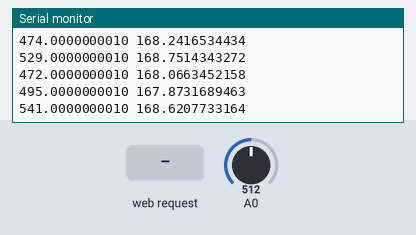
Simulated run of this sketch. Board: ESP8266 (NodeMCU). Parts: the last lines printed to the serial monitor. The inputs (shaded band) are chosen by the test bench; at power-on: A0 = 512. WiFi joins after 1.5 s; servers stay silent unless stated; uploads are accepted with an empty reply; random numbers use the default seed unless the sketch sets one.

Above: at 3.9 s.
4.0 s: A0 set to 716
At 4.23 s:
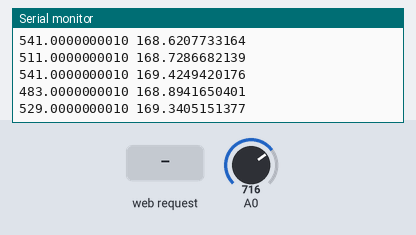
5.5 s: HTTP request GET /data/?u=1&x=1 received
7.0 s: HTTP request GET /data/?u=120&x=120 received
8.5 s: A0 set to 900
At 8.59 s:
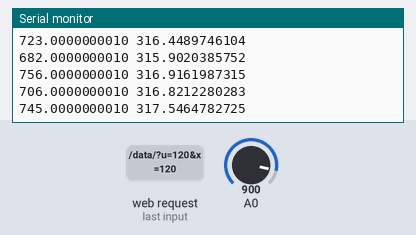
Timing chart, 0 to 11.0 s (numbered marks = the images above; inputs shaded):
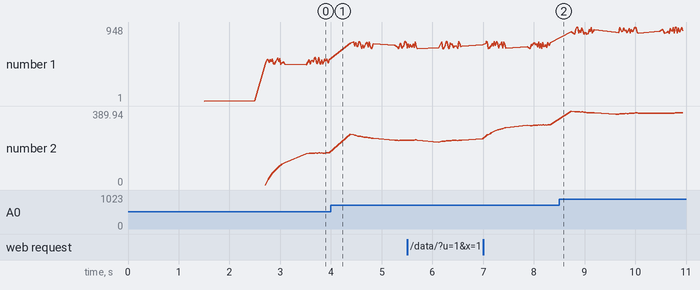

The sketch:

First_Sensor.ino
```cpp
#include <ESP8266WiFi.h>
#include <ESP8266WebServer.h>
#include <EEPROM.h>
#include <string.h>
#include <ESP8266mDNS.h>
//input sensor ID
unsigned int sensorID = 1;
unsigned int nextSensorID = 2;

//connect to next sensor
String _ssid = "sensor" + String(nextSensorID ,DEC);
const char *ssid = _ssid.c_str();//toCharStar(_ssid) ; //SSID STATION MODE
char *password = "123456789"; //Password STATION MODE

//AP for last sensor
String _myssid = "sensor" + String(sensorID );
const char* myssid = _myssid.c_str(); //SSID AP MODE
const char* mypassword = "123456789"; //Password AP MODE

IPAddress hostIP(192,168,nextSensorID,1);
IPAddress apIP(192,168,sensorID,1);

String _host = String("192.") +String("168.")+String(nextSensorID) + String(".1");
String sensorName = String(myssid);
WiFiServer server(80);
ESP8266WebServer serverAP(80);
WiFiClient clientSTA;

//myVar
char estado=0;
float u,x = 0,x_dot ,delta_x,delta_time;
int x_plus_u_lastSensor;
long int last_time = 0;
char intToStr[6];
unsigned long timeout =0;
int last_x,last_u;
int max_time_out = 3500;
int t1,t2;
int timer1_counter;

void handleSensorData()
{
  if (serverAP.hasArg("u") && serverAP.hasArg("x"))  // this is the variable sent from the client
  {
    last_u = serverAP.arg("u").toInt();
    last_x = serverAP.arg("x").toInt();
    serverAP.send(200, "text/html", "Data received");
    x_plus_u_lastSensor = last_x + last_u;
    Calculation();
  }
  serverAP.send(200, "text/html", "<h1>You are connected to sensor</h1>");
}

void Calculation()
{
  u = analogRead(A0) + (int)random(-50, 50);
  delta_time = ((float)(millis() - last_time))/1000.0;
  if (delta_time < 0)
    delta_time = ((float)millis())/1000.0;
  else if(delta_time > 6)     //if delta time > 6 s  ==>> data not valid
    delta_time = 0;

  last_time = millis();
  x_dot = u + x_plus_u_lastSensor - 3*x;
  delta_x = x_dot * delta_time;
  x = x + delta_x;
  Serial.print(u , DEC);Serial.print(" ");Serial.println(x , DEC);
}


void handleReadSensorData()
{
  String htm = "<html> <h1>";
  htm += sensorName;
  htm += " : <br> </h1>" ;
  htm += "sensor filtered value = ";
  htm += String(x);
  htm += "</html>";

  serverAP.send(200, "text/html", htm);
}

void setup()
{
  ESP.wdtDisable();
  Serial.begin(115200);         // Start the Serial communication to send messages to the computer
  delay(500);
  Serial.println('\n');

  WiFi.mode(WIFI_AP_STA);

  //AP
  WiFi.softAPConfig(apIP, apIP, IPAddress(255, 255, 255, 0));

  IPAddress myIP = WiFi.softAP(myssid, mypassword);
  serverAP.on("/data/", HTTP_GET, handleSensorData);
  serverAP.on("/read_data/", HTTP_GET, handleReadSensorData);
  serverAP.begin();

  //Station
  WiFi.begin(ssid, password);


  if (!MDNS.begin(sensorName)) {
    Serial.println("Error setting up MDNS responder!");
    while (1) {
      delay(1000);
    }
  }
  Serial.println("mDNS responder started");

  int i = 0;
  while (WiFi.status() != WL_CONNECTED)
  { // Wait for the Wi-Fi to connect
    delay(1000);
    Serial.print(++i); Serial.print(' ');
  }

  Serial.println('\n');
  Serial.println("Connection established!");
  Serial.print("IP address:\t");
  Serial.println(WiFi.localIP());         // Send the IP address of the ESP8266 to the computer

  clientSTA.connect(hostIP, 82);
  pinMode(A0 , INPUT);
  last_time = millis();

}

void loop()
{

  for(int i = 0; i < 20 ; i++)
  {
    serverAP.handleClient();
    Calculation();
    delay(20);
  }

  int i = 0;
  while (WiFi.status() != WL_CONNECTED)
  { // Wait for the Wi-Fi to connect
    delay(200);
 //.   Serial.print(++i); Serial.print(' ');
  }

  if(estado==0)
  {
    if (WiFi.status() == WL_CONNECTED)
    {
      server.begin();
      server.setNoDelay(true);
      estado=1;
    }
  }

  if(estado==1)
  {
    timeout=millis();
    while (!clientSTA.connect(hostIP, 80) && (millis() - timeout) < 20);
    if (!clientSTA.connect(hostIP, 80))
    {
//.      Serial.println("connection failed");
      return;
    }
    Calculation();
    itoa(x, intToStr, 10);
    String url = "/data/";
    url += "?x=";
    url += intToStr;
    url += "&u=";
    itoa(u, intToStr, 10);
    url += intToStr;
    // This will send the request to the server
    clientSTA.flush();
    clientSTA.print(String("GET ") + url + " HTTP/1.1\r\n" +
                 "Host: " + _host + "\r\n" +
                 "Connection: close\r\n\r\n");

    timeout = millis();
    while (clientSTA.available() == 0)
    {
      serverAP.handleClient();delay(20);
      Calculation();
      if (millis() - timeout > max_time_out)
      {
        Serial.println(">>> Client Timeout !");
        clientSTA.stop();
        return;
      }
    }

    delay(1);
  }


}
```

Measured:
- plotted number 1: 529 → 747 after the input at 4.0 s
- plotted number 2: 169.34 → 236.63 after the input at 4.0 s
